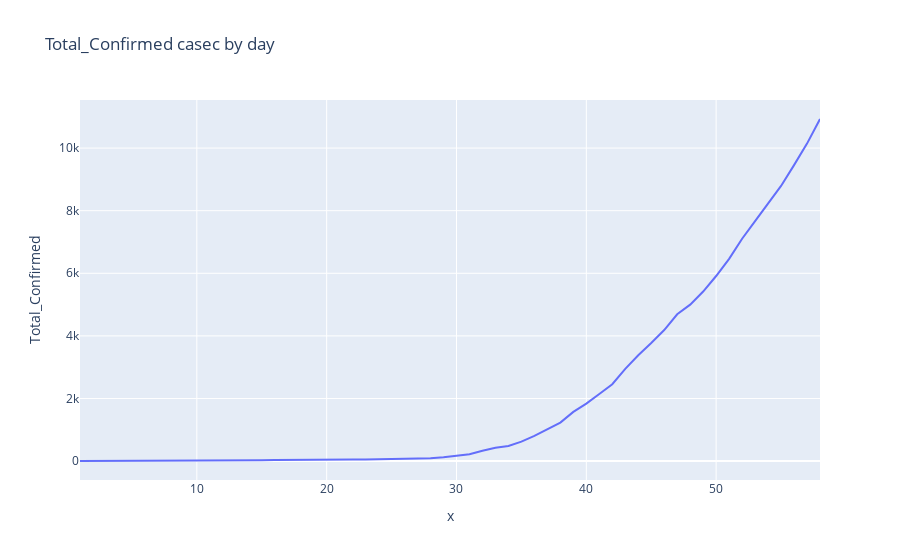

Write notebook code for a chart like this one.
### Code cell
import plotly.express as px

fig = px.line(df_Bangladesh,x=df_Bangladesh.index,y="Total_Confirmed" ,title='Total_Confirmed casec by day')
fig.show()

### Figure 1 — Plotly figure (JSON) as saved in the notebook; plotly's stock layout.template omitted (floating-point values rounded to 4 significant figures)
{"data": [{"hoverlabel": {"namelength": 0}, "hovertemplate": "x=%{x}<br>Total_Confirmed=%{y}", "legendgroup": "", "line": {"color": "#636efa", "dash": "solid"}, "mode": "lines", "name": "", "showlegend": false, "type": "scatter", "x": [1, 7, 9, 10, 11, 12, 13, 14, 15, 16, 17, 18, 19, 20, 21, 22, 23, 24, 25, 26, 27, 28, 29, 30, 31, 32, 33, 34, 35, 36, 37, 38, 39, 40, 41, 42, 43, 44, 45, 46, 47, 48, 49, 50, 51, 52, 53, 54, 55, 56, 57, 58], "xaxis": "x", "y": [3, 3, 5, 8, 10, 10, 17, 24, 27, 33, 39, 39, 48, 48, 48, 49, 51, 54, 56, 61, 70, 88, 123, 164, 218, 330, 424, 482, 621, 803, 1012, 1231, 1572, 1838, 2144, 2456, 2948, 3382, 3772, 4186, 4689, 4998, 5416, 5913, 6462, 7103, 7667, 8238, 8790, 9455, 10143, 10929], "yaxis": "y"}], "layout": {"legend": {"tracegroupgap": 0}, "title": {"text": "Total_Confirmed casec by day"}, "xaxis": {"anchor": "y", "domain": [0, 1], "title": {"text": "x"}}, "yaxis": {"anchor": "x", "domain": [0, 1], "title": {"text": "Total_Confirmed"}}}}
